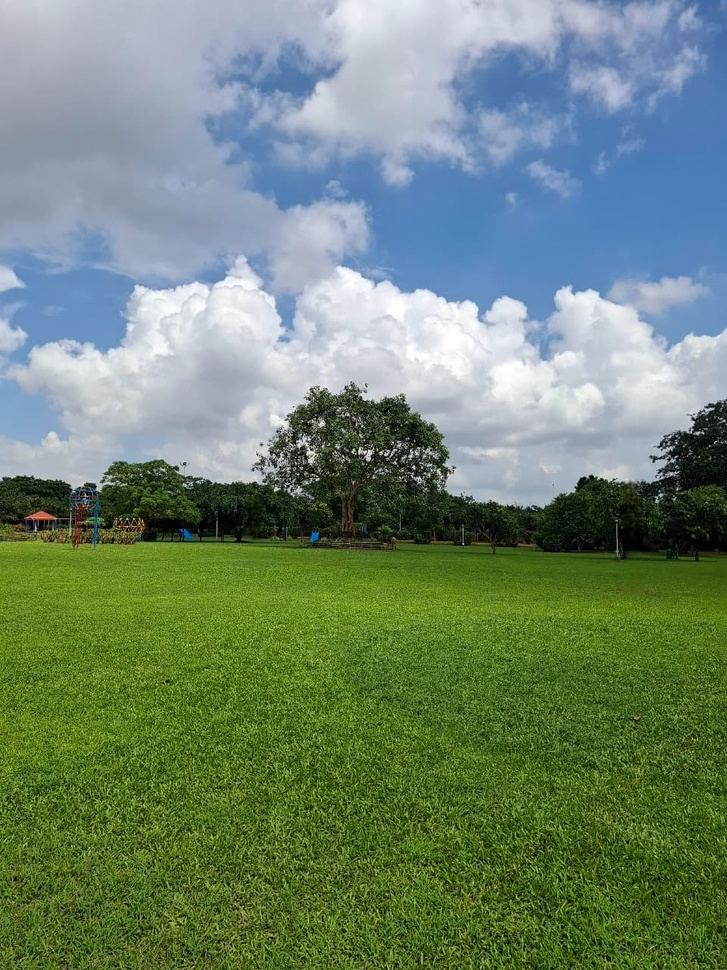
#> input picture Image_Segmentation_ML_Algorithms/Image_segmentation_Wateshed_Algorithm/Images/my_image_1.jpeg, 727 x 970 px, shrunk from 960 x 1280 before the run; its folder holds only this picture in this run
$ jupyter execute Image_segmentation_Watershed.ipynb
#> lines starting #> are read from the running program, lines starting #| are printed output that depends on the picture; after the words box and inside, x2 and y2 are one past the last pixel; in counts of white or black regions, pixels touching at a corner belong together
# Image Segmentation using Watershed Algorithm

## Project Overview

This project implements the **Watershed Algorithm**, a powerful morphology-based technique for separating touching or overlapping objects in an image. The algorithm treats pixel intensities as a topographic surface and finds watershed lines that divide different regions, making it particularly effective for segmenting objects that are close together or in contact.

---

## What is the Watershed Algorithm?

The **Watershed Algorithm** is inspired by geographical watersheds:

### Topographic Analogy:
Imagine the grayscale image as a topographic relief (landscape):
- **Pixel intensity** = Altitude/Elevation
- **Dark regions** (low intensity) = Valleys
- **Bright regions** (high intensity) = Mountains
- **Gradient** = Slopes

### The Flooding Process:
1. Water is poured into each valley (local minimum)
2. Water rises and fills the basins
3. When water from different basins meets, a "dam" (watershed line) is built
4. These watershed lines become the segmentation boundaries

---

## Why Watershed for Object Separation?

### The Problem:
- **Touching objects** appear connected in the image
- **Overlapping objects** are difficult to separate
- **Traditional thresholding** treats connected objects as one

### The Solution:
- Watershed identifies **natural boundaries** between objects
- Creates **separation lines** even for touching objects
- Works well when objects have **similar intensities**

[cell 1]
import cv2
import numpy as np
import matplotlib.pyplot as plt
import os

[cell 2]
image_folder = "Images"

# List all images
image_files = [f for f in os.listdir(image_folder) if f.endswith(('.jpg', '.png', '.jpeg'))]

# Display original images
for img_file in image_files:
    img_path = os.path.join(image_folder, img_file)
    img = cv2.imread(img_path)
#> img is the input picture: shape (970, 727, 3); mean B, G, R 110.6, 133.3, 110.8
    img_rgb = cv2.cvtColor(img, cv2.COLOR_BGR2RGB)

    plt.figure(figsize=(5,5))
    plt.imshow(img_rgb)
    plt.title(f"Original Image: {img_file}")
    plt.axis('off')
    plt.show()

## Algorithm Pipeline

Our implementation follows these key steps:

### 1. **Grayscale Conversion**
```python
gray = cv2.cvtColor(img, cv2.COLOR_BGR2GRAY)
```
- Converts RGB to single-channel intensity image
- Simplifies processing while retaining structure

### 2. **Otsu's Thresholding**
```python
ret, thresh = cv2.threshold(gray, 0, 255, cv2.THRESH_BINARY_INV + cv2.THRESH_OTSU)
```

**What is Otsu's Method?**
- **Automatic threshold selection**: No manual threshold needed
- **Optimal threshold**: Minimizes intra-class variance
- **THRESH_BINARY_INV**: Inverts result (objects white, background black)
- **Purpose**: Creates binary mask separating foreground from background

**Why Invert?**
- Most images have dark objects on light background
- Inversion makes objects white (foreground) for easier processing

### 3. **Morphological Opening (Noise Removal)**
```python
kernel = np.ones((3,3), np.uint8)
opening = cv2.morphologyEx(thresh, cv2.MORPH_OPEN, kernel, iterations=2)
```

**What is Morphological Opening?**
- **Opening** = Erosion followed by Dilation
- **Erosion**: Shrinks objects, removes small noise
- **Dilation**: Expands objects back to original size

**Effect:**
- Removes salt-and-pepper noise
- Smooths object boundaries
- Eliminates small spurious regions
- Preserves object size and shape

### 4. **Sure Background Area**
```python
sure_bg = cv2.dilate(opening, kernel, iterations=3)
```

**Purpose:**
- Expands objects to include surrounding pixels
- Everything outside dilated regions is **definitely background**
- Creates a confident background mask

### 5. **Distance Transform**
```python
dist_transform = cv2.distanceTransform(opening, cv2.DIST_L2, 5)
```

**What is Distance Transform?**
- Calculates distance of each foreground pixel to nearest background pixel
- **High values**: Center of objects (far from edges)
- **Low values**: Near object boundaries

**Visual Representation:**
- Peaks at object centers
- Valleys at object boundaries
- Creates a topographic map of the objects

**Distance Type: DIST_L2**
- L2 = Euclidean distance
- Most accurate distance metric
- Formula: √[(x₁-x₂)² + (y₁-y₂)²]

### 6. **Sure Foreground Area**
```python
ret, sure_fg = cv2.threshold(dist_transform, 0.7*dist_transform.max(), 255, 0)
```

**Strategy:**
- Take pixels with distance > 70% of maximum distance
- These are **definitely object centers** (far from boundaries)
- Creates seeds for watershed algorithm

**Why 0.7 (70%)?**
- Conservative estimate ensuring we're inside objects
- Avoids including boundary pixels
- Can be adjusted: Higher = more conservative, Lower = more aggressive

### 7. **Unknown Region**
```python
sure_fg = np.uint8(sure_fg)
unknown = cv2.subtract(sure_bg, sure_fg)
```

**Three Regions Created:**
1. **Sure Background**: Definitely not object (black in sure_bg)
2. **Sure Foreground**: Definitely object centers (white in sure_fg)
3. **Unknown Region**: Boundaries and uncertain areas

**The unknown region is where watershed will find boundaries!**

### 8. **Marker Labeling**
```python
ret, markers = cv2.connectedComponents(sure_fg)
markers = markers + 1
markers[unknown==255] = 0
```

**Connected Components:**
- Assigns unique label to each separate object
- Labels: 0 (background), 1, 2, 3... (objects)

**Marker Adjustment:**
- Add 1 to all labels (background becomes 1, objects become 2, 3, 4...)
- Set unknown region to 0
- **Why?** Watershed treats 0 as unknown, >0 as known regions

### 9. **Boundary Visualization**
```python
img_rgb[markers_ws == -1] = [255,0,0]  # Red boundaries
```
- Watershed lines (value -1) are colored red
- Creates clear visual separation between objects

---

## Understanding the Results

### What the Algorithm Produces:

1. **Segmented Regions**: Each object has a unique marker value
2. **Boundary Lines**: Red lines (-1 markers) separate objects
3. **Object Separation**: Touching objects are clearly separated

### Key Observations:

**Successful Segmentation Indicators:**
- Clear red boundaries between objects
- Each distinct object has different marker value
- Boundaries follow natural object edges
- Minimal over-segmentation (too many regions)
- Minimal under-segmentation (merged objects)

**Common Issues:**
- **Over-segmentation**: Too many regions (tune threshold in step 6)
- **Under-segmentation**: Objects not separated (adjust morphological operations)
- **Irregular boundaries**: Noisy input image (increase opening iterations)

[cell 3]
def watershed_segmentation(image_path):
    # Step 1: Read image
#> called with image_path = 'Images/my_image_1.jpeg'
    img = cv2.imread(image_path)
    img_rgb = cv2.cvtColor(img, cv2.COLOR_BGR2RGB)

    # Step 2: Convert to grayscale
    gray = cv2.cvtColor(img, cv2.COLOR_BGR2GRAY)

    # Step 3: Apply threshold to get binary image
    ret, thresh = cv2.threshold(gray, 0, 255, cv2.THRESH_BINARY_INV + cv2.THRESH_OTSU)
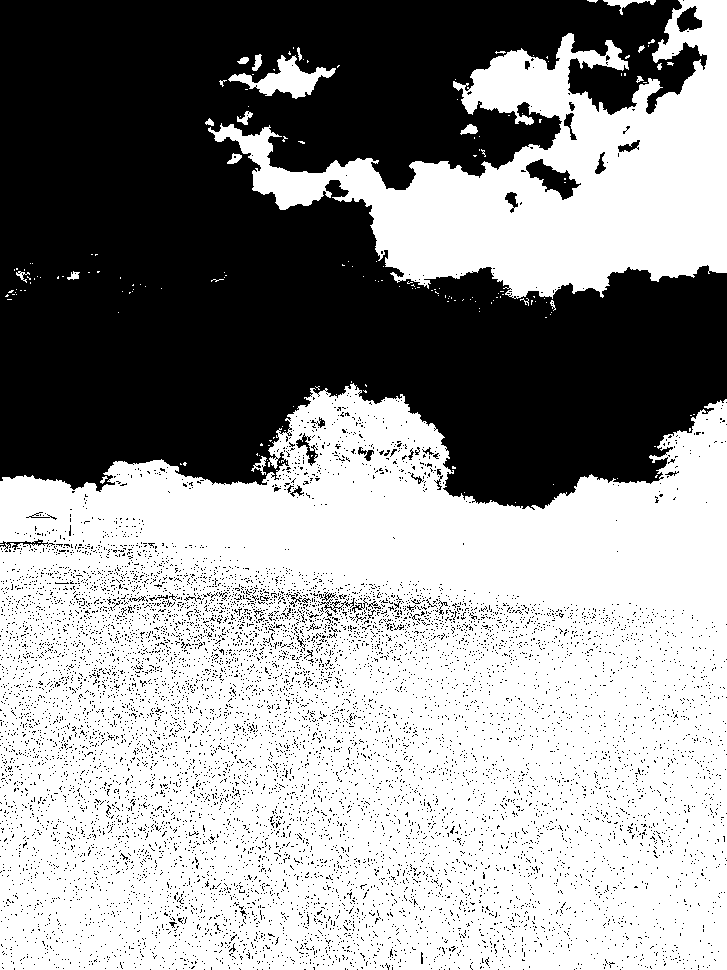
#> thresh: shape (970, 727); 59.4% white; 9859 black regions (9814 under 20 px), largest, box (x1, y1, x2, y2) and area: (0, 0, 727, 510) 262889, (526, 159, 581, 200) 956, (677, 6, 702, 32) 403
#> ret = 132

    # Step 4: Noise removal using morphological opening
    kernel = np.ones((3,3), np.uint8)
    opening = cv2.morphologyEx(thresh, cv2.MORPH_OPEN, kernel, iterations=2)
#> opening: shape (970, 727); 51.5% white; 2127 black regions (1876 under 20 px), largest, box (x1, y1, x2, y2) and area: (0, 0, 727, 510) 270232, (0, 509, 578, 786) 37962, (186, 738, 261, 810) 1496

    # Step 5: Sure background area (dilate)
    sure_bg = cv2.dilate(opening, kernel, iterations=3)
#> sure_bg: shape (970, 727); 62.2% white; 148 black regions (103 under 20 px), largest, box (x1, y1, x2, y2) and area: (0, 0, 727, 505) 252902, (77, 569, 496, 657) 9151, (530, 164, 573, 195) 466

    # Step 6: Sure foreground area (distance transform)
    dist_transform = cv2.distanceTransform(opening, cv2.DIST_L2, 5)
    ret, sure_fg = cv2.threshold(dist_transform, 0.7*dist_transform.max(), 255, 0)
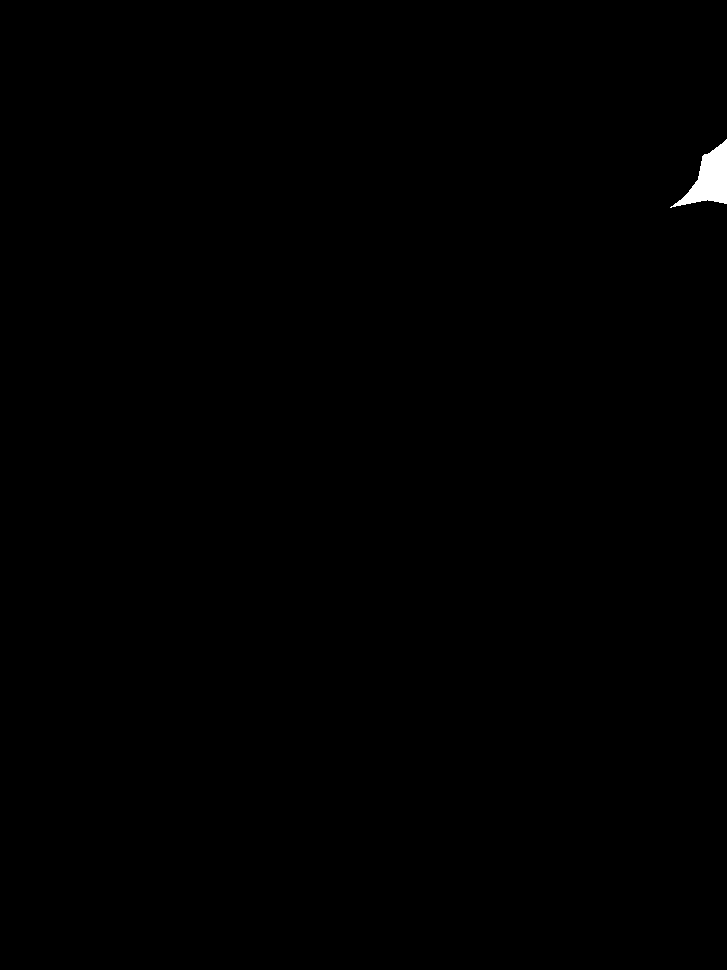
#> sure_fg: shape (970, 727) float32; 0.25% white; 1 white region, box (x1, y1, x2, y2) and area: (670, 139, 727, 208) 1742
#> ret = 65.18

    # Step 7: Unknown region (subtract foreground from background)
    sure_fg = np.uint8(sure_fg)
    unknown = cv2.subtract(sure_bg, sure_fg)
#> unknown: shape (970, 727); 62% white; 149 black regions (103 under 20 px), largest, box (x1, y1, x2, y2) and area: (0, 0, 727, 505) 252902, (77, 569, 496, 657) 9151, (670, 139, 727, 208) 1742

    # Step 8: Marker labelling
    ret, markers = cv2.connectedComponents(sure_fg)
#> ret = 2
    markers = markers + 1
    markers[unknown==255] = 0
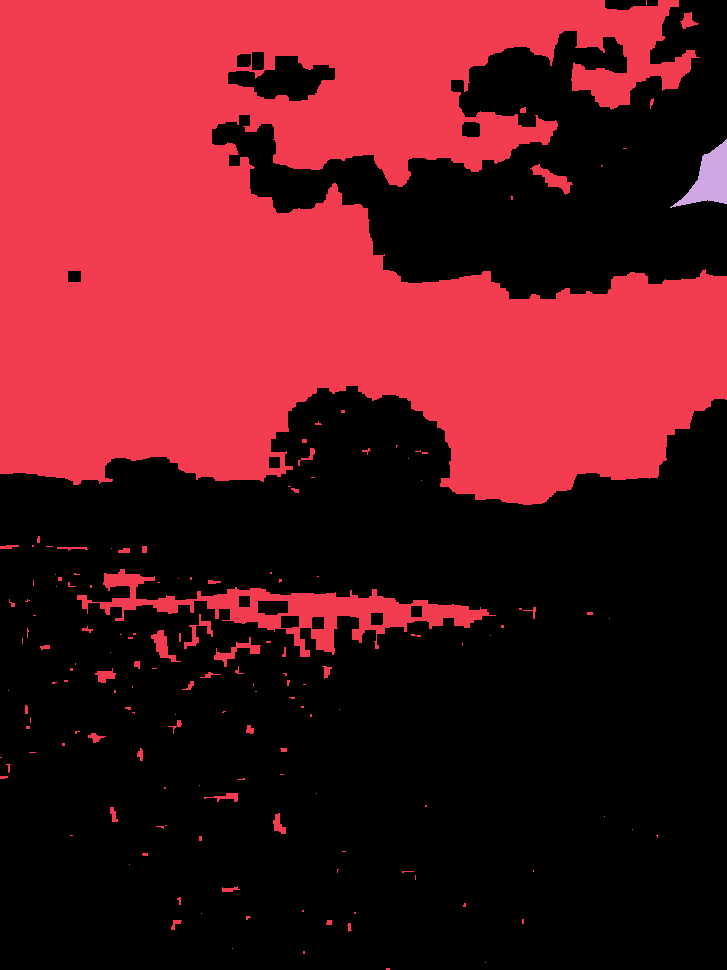
#> markers: shape (970, 727) int32; 3 distinct labels, from 0 to 2; one colour per label, 0 black

    # Step 9: Apply watershed
    markers_ws = cv2.watershed(img, markers)
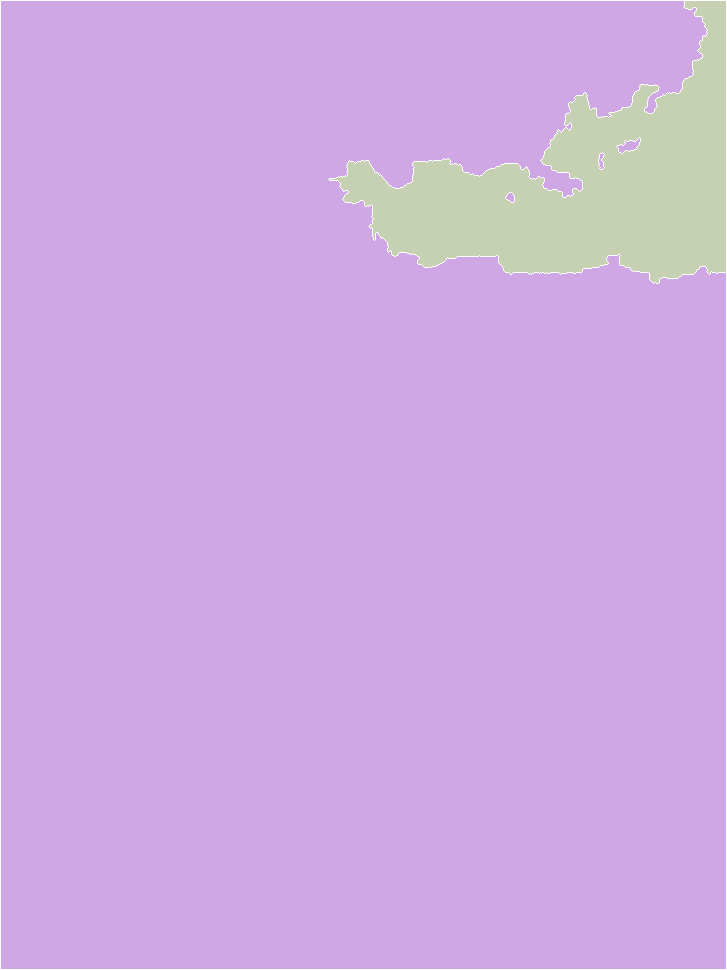
#> markers_ws: shape (970, 727) int32; 3 distinct labels, from -1 to 2; one colour per label, 0 black, -1 white

    # Step 10: Mark boundaries in red
    img_rgb[markers_ws == -1] = [255,0,0]  # Red boundaries
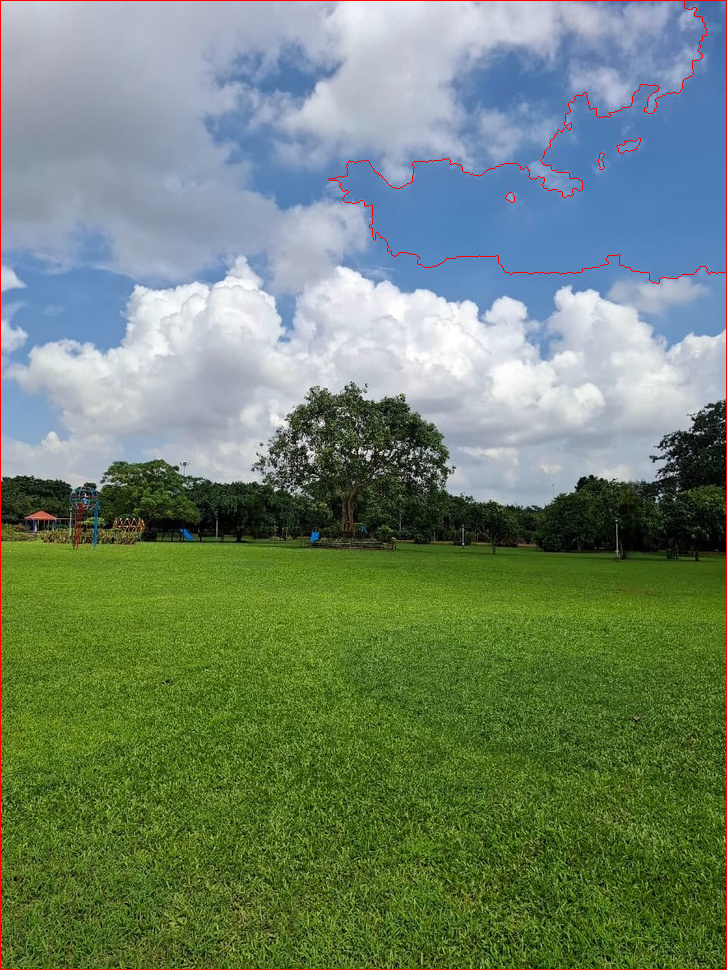
#> img_rgb: shape (970, 727, 3); mean R, G, B 111.8, 132.4, 109.7

    return img_rgb, markers_ws

[cell 4]
for img_file in image_files:
    img_path = os.path.join(image_folder, img_file)
    segmented_img, markers = watershed_segmentation(img_path)

    plt.figure(figsize=(10,5))
    plt.subplot(1,2,1)
    plt.imshow(cv2.cvtColor(cv2.imread(img_path), cv2.COLOR_BGR2RGB))
    plt.title("Original Image")
    plt.axis('off')

    plt.subplot(1,2,2)
    plt.imshow(segmented_img)
    plt.title("Watershed Segmentation")
    plt.axis('off')

    plt.suptitle(f"Watershed Segmentation - {img_file}", fontsize=14)
    plt.show()

$ run again, on Image_Segmentation_ML_Algorithms/Image_segmentation_Wateshed_Algorithm/Images/my_image_5.jpeg
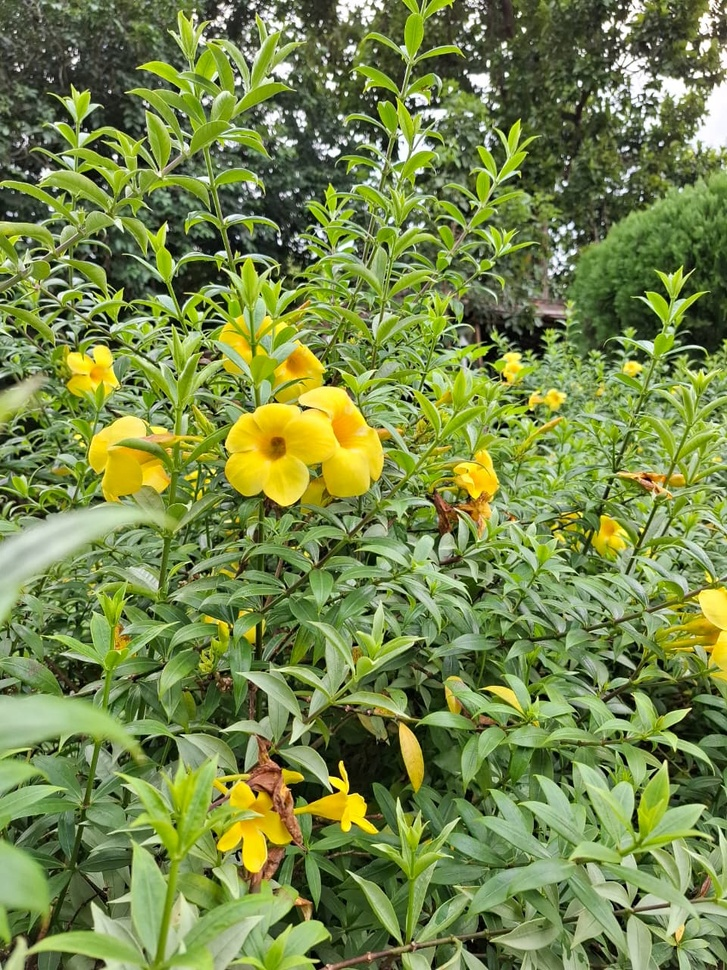
#> input picture Image_Segmentation_ML_Algorithms/Image_segmentation_Wateshed_Algorithm/Images/my_image_5.jpeg, 727 x 970 px, shrunk from 960 x 1280 before the run
#> img is the input picture: shape (970, 727, 3); mean B, G, R 71.9, 135.5, 118
#> in watershed_segmentation, `ret, thresh = cv2.threshold(gray, 0, 255, cv2.THRESH_BINARY_INV + cv2...`:
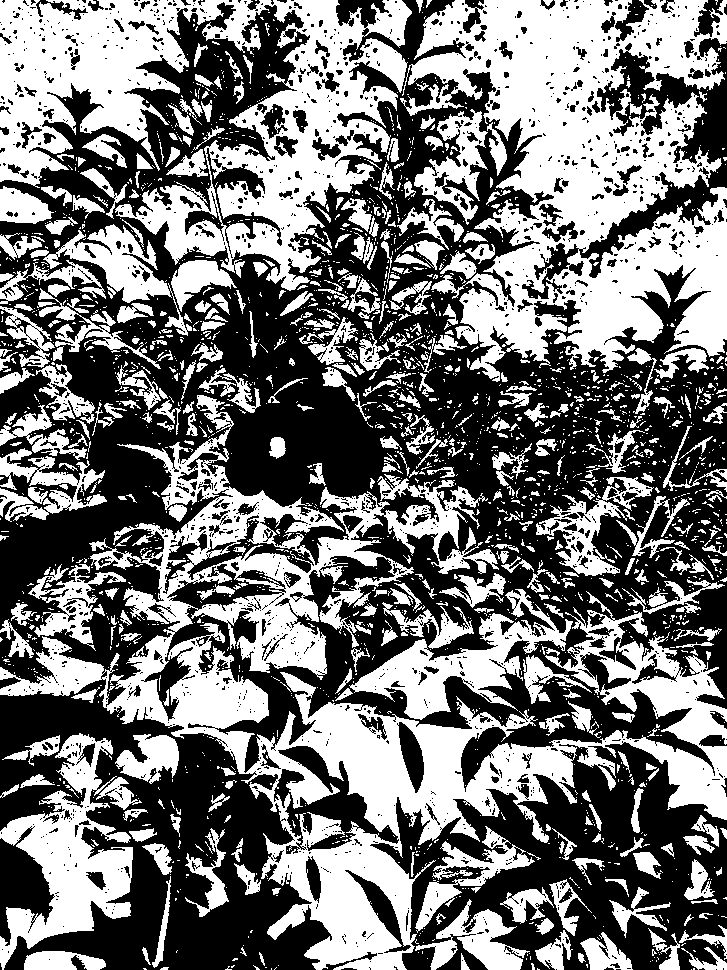
#> thresh: shape (970, 727); 46.1% white; 2292 white regions (1841 under 20 px), largest, box (x1, y1, x2, y2) and area: (0, 395, 727, 970) 87999, (400, 0, 727, 382) 66273, (0, 0, 412, 291) 51734
#> in watershed_segmentation, `ret, thresh = cv2.threshold(gray, 0, 255, cv2.THRESH_BINARY_INV + cv2...`: ret = 119
#> opening: shape (970, 727); 34.4% white; 565 white regions (9 under 20 px), largest, box (x1, y1, x2, y2) and area: (409, 0, 704, 249) 31039, (0, 0, 187, 185) 19078, (210, 0, 396, 290) 17618
#> sure_bg: shape (970, 727); 55.4% white; 120 black regions (55 under 20 px), largest, box (x1, y1, x2, y2) and area: (0, 0, 727, 970) 294158, (590, 47, 727, 252) 7207, (0, 843, 48, 935) 2452
#> in watershed_segmentation, `ret, sure_fg = cv2.threshold(dist_transform, 0.7*dist_transform.max(),..`: ret = 20.55
#> in watershed_segmentation, `ret, markers = cv2.connectedComponents(sure_fg)`: ret = 10
#> markers_ws: shape (970, 727) int32; 11 distinct labels, from -1 to 10
#> in watershed_segmentation, `img_rgb[markers_ws == -1] = [255,0,0]`:
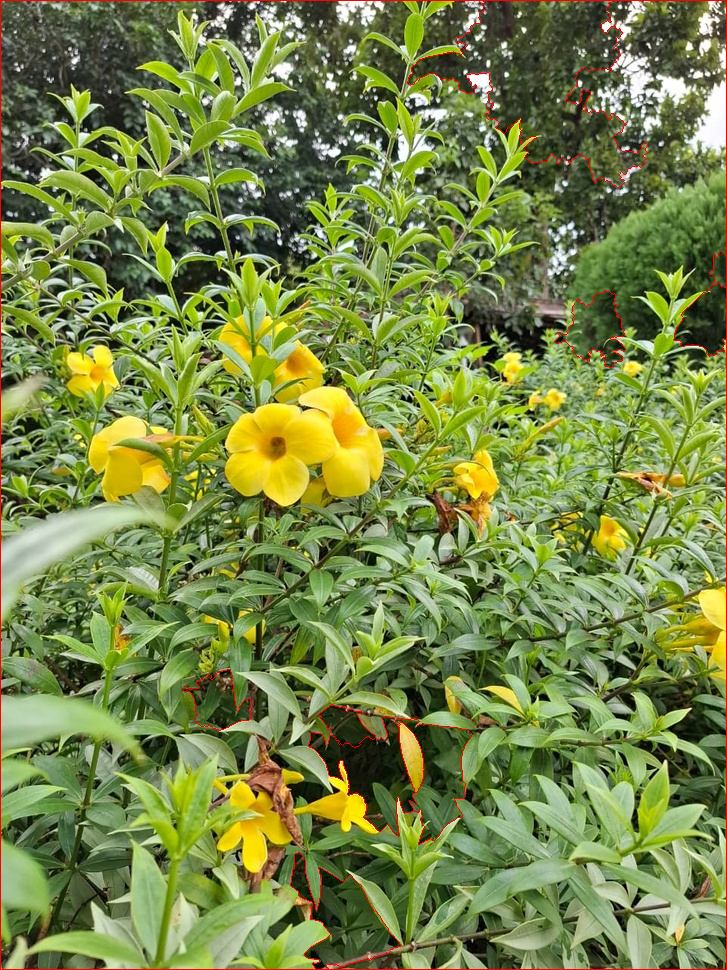
#> img_rgb: shape (970, 727, 3); mean R, G, B 119.4, 134.4, 71.2
